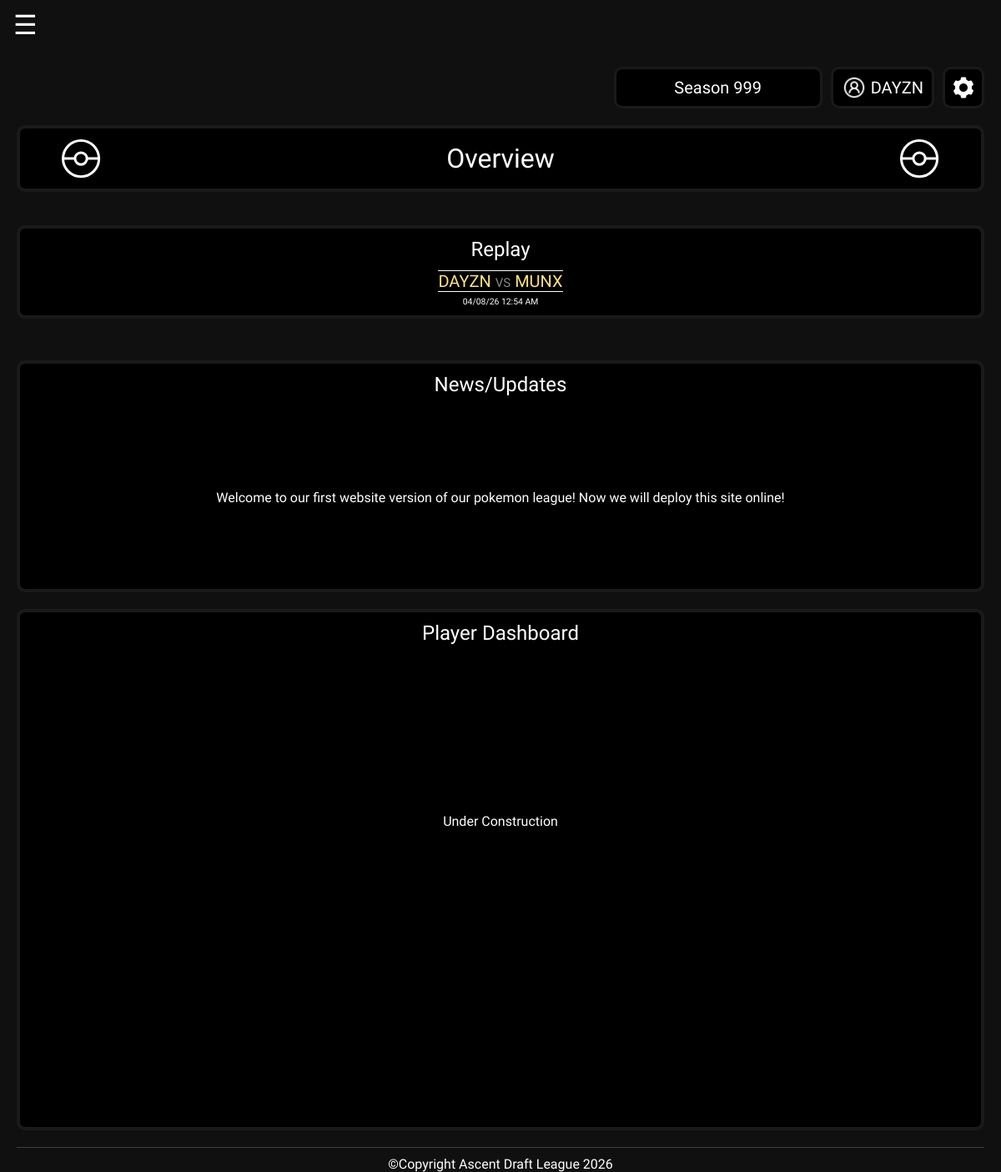
/index.php (signed in), run on an earlier commit of the app's database.
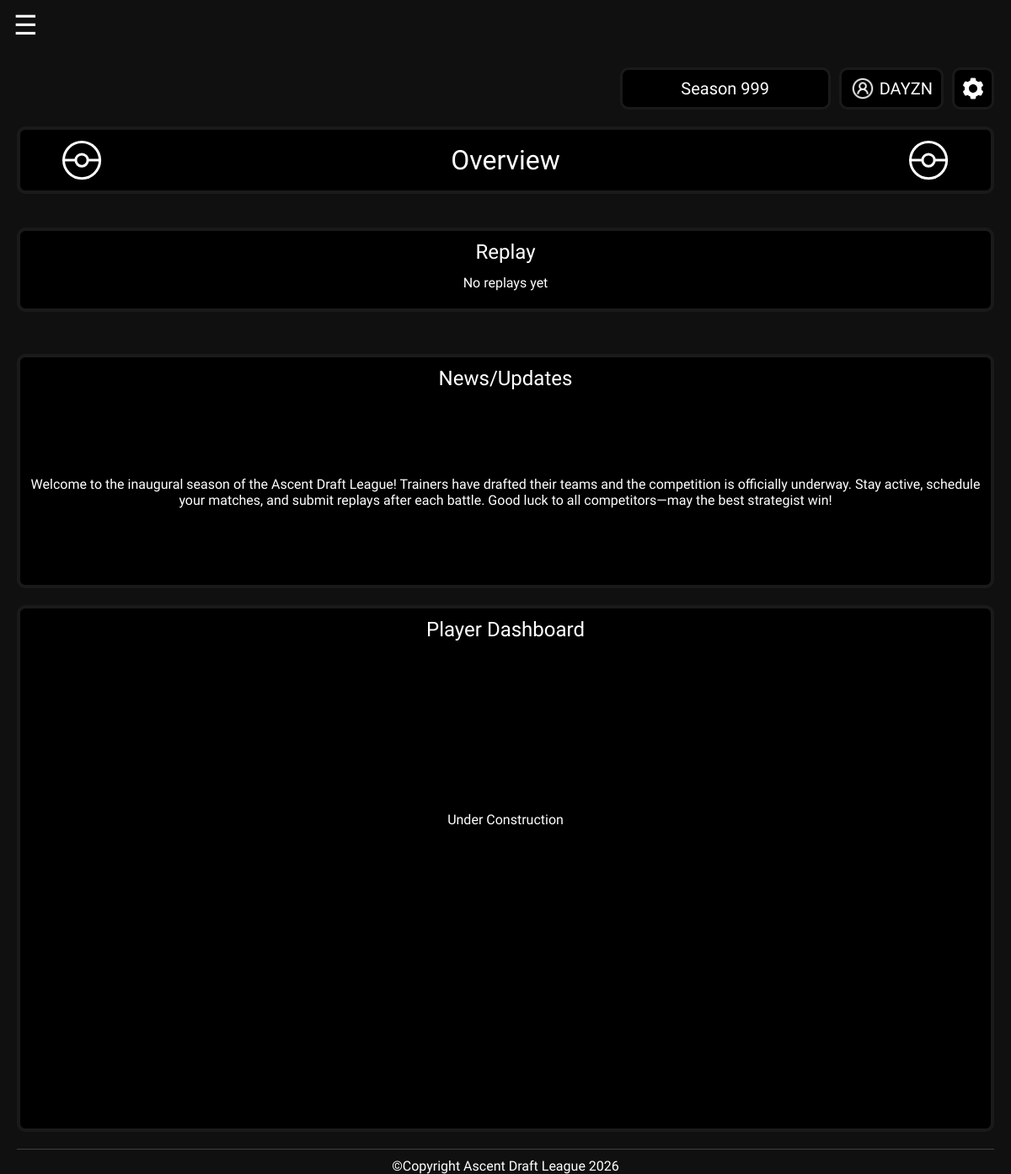
And on a later commit of the database.
### tables this page shows
CREATE TABLE `league_information` (
  `season_id` int(11) NOT NULL,
  `about` text,
  `rules` text,
  `news` text
);

CREATE TABLE `matchup` (
  `id` int(11) NOT NULL,
  `season_id` int(11) NOT NULL,
  `player1_active_user_id` int(11) NOT NULL,
  `player2_active_user_id` int(11) NOT NULL,
  `winner_active_user_id` int(11) DEFAULT NULL,
  `replay_link` varchar(255) DEFAULT NULL,
  `created_at` timestamp NOT NULL DEFAULT CURRENT_TIMESTAMP
);

CREATE TABLE `users` (
  `id` int(11) NOT NULL,
  `email` varchar(255) NOT NULL,
  `password` varchar(255) NOT NULL,
  `gamerTag` varchar(50) DEFAULT NULL,
  `created_at` datetime DEFAULT CURRENT_TIMESTAMP,
  `team_name` varchar(5) NOT NULL,
  `team_mascot_pkmn` varchar(30) DEFAULT NULL
);

### index.php (the view, shortened to what this page needs)
<?php
require_once __DIR__ . '/includes/connection.php';
    $seasonId = $_SESSION['season_id'] ?? null;
    $news_Sql = "
        SELECT news
        FROM league_information
        WHERE season_id = ?;
    ";
    $news_Stmt = $conn->prepare($news_Sql);
    $news_Stmt->bind_param("i", $seasonId);
    $news_Stmt->execute();
    $newsResult = $news_Stmt->get_result();
    $news = $newsResult->fetch_assoc();
    $sql = "
    SELECT
        m.replay_link,
        m.created_at,
        u1.team_name AS player1_name,
        u2.team_name AS player2_name
    FROM matchup m
    JOIN active_users au1
        ON au1.id = m.player1_active_user_id
    JOIN users u1
        ON u1.id = au1.user_id
    JOIN active_users au2
        ON au2.id = m.player2_active_user_id
    JOIN users u2
        ON u2.id = au2.user_id
    WHERE m.season_id = ?
      AND m.replay_link IS NOT NULL
      AND m.replay_link != ''
    ORDER BY m.created_at DESC
    LIMIT 1
";
    $replay_stmt = $conn->prepare($sql);
    $replay_stmt->bind_param("i", $seasonId);
    $replay_stmt->execute();
    $replayResult = $replay_stmt->get_result();
    $latestReplay = $replayResult->fetch_assoc();
?>
<!DOCTYPE html>
<html lang="en">
<head>
    <link rel="stylesheet" href="assets/styles/styles.css">
</head>
<body>
    <button id="hamburgerBtn">☰</button>
    <div class="pageLayout">
        <div class="pageContent">
            <header class="headerCont">
                <?php include 'includes/season_setting_header.php';?>
                <div class="pageNameCont">
                    <img src="img/icons/PokeBall_Icon.svg" alt="pokeball icon">
                    <div class="pageTitle"> Overview</div>
                    <img src="img/icons/PokeBall_Icon.svg" alt="pokeball icon">
                </div>
            </header>
            <div id="overviewPageLayout">
                <main id="mainSpaced">
                    <section class="newsCont">
                        <div class="sectionTitle">News/Updates</div>
                        <article class="newsContent">
                            <p><?= htmlspecialchars($news['news']) ?></p>
                        </article>
                    </section>
                    <section class="playerDashCont">
                        <div class="sectionTitle">Player Dashboard</div>
                        <article class="playerDashContent">
                            Under Construction
                        </article>
                    </section>
                </main>
                <aside>
                    <section id="replayCont">
                        <div class="smallerSectionTitle" id="indexReplayTitle">Replay</div>
                        <?php if ($latestReplay): ?>
                            <a href="<?php echo htmlspecialchars($latestReplay['replay_link']); ?>"
                            target="_blank"
                            class="replayBox">
                                <div id="replayTeams">
                                    <?php echo htmlspecialchars($latestReplay['player1_name']); ?>
                                    <span id="replayVs">VS</span>
                                    <?php echo htmlspecialchars($latestReplay['player2_name']); ?>
                                </div>
                            </a>
                        <div class="replayDate">
                            <?php
                                $date = new DateTime($latestReplay['created_at']);
                                echo $date->format('m/d/y g:i A');;
                            ?>
                        </div>
                        <?php else: ?>
                            <div id="noReplayText">No replays yet</div>
                        <?php endif; ?>
                    </section>
                </aside>
            </div>
            <?php include 'includes/footer.php'; ?>
        </div>
    </div>
</body>
</html>

What changed in the data, as far as the page shows it:
removed matchup: users.team_name "DAYZN", users.team_name "MUNX", created_at "04/08/26 12:54 AM"
changed league_information: news "Welcome to our first website version of our pokemon league! Now we will deploy this site online!" → "Welcome to the inaugural season of the Ascent Draft League! Trainers have drafted their teams and the competition is officially underway. Stay active, schedule your matches, and submit replays after each battle. Good luck to all competitors—may the best strategist win!"
Also different on the page:
text no longer shown: "VS"
text now shown: "No replays yet"
